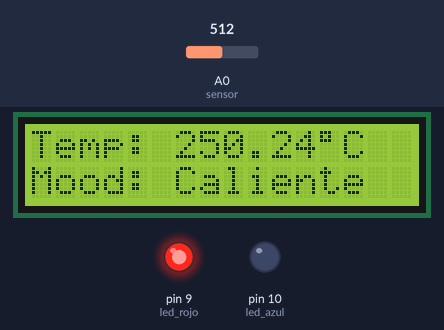
Simulated run of this sketch. Board: Arduino Uno, built with avr-gcc and run on an emulated ATmega328P. Shown: 16×2 character LCD, output pins drawn as LEDs (lit = HIGH). The inputs (shaded band) are chosen by the test bench; at power-on: A0 (sensor) = 512.

Above: at 1.2 s.
1.3 s: A0 (sensor) set to 64
At 2.3 s:
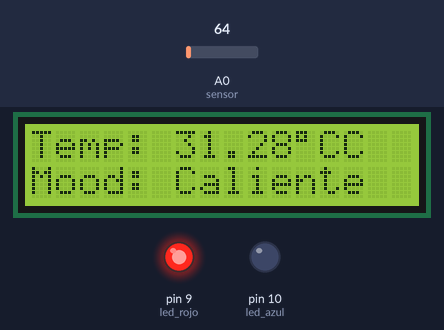
3.0 s: A0 (sensor) set to 55
At 4.0 s:
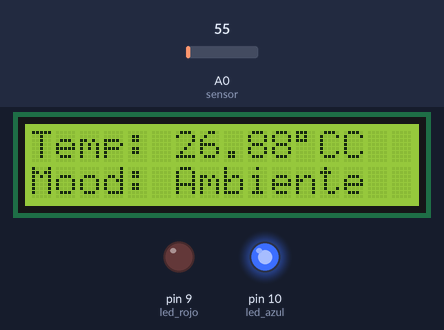
4.5 s: A0 (sensor) set to 23
At 5.6 s:
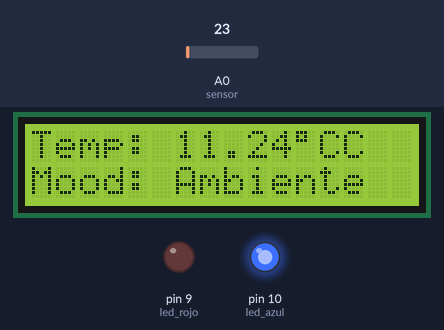
6.1 s: A0 (sensor) set to 18
At 7.2 s:
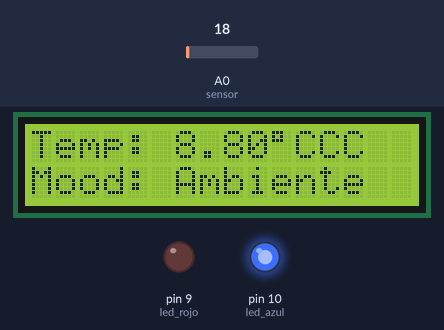
Timing chart, 0 to 8.6 s (numbered marks = the images above; inputs shaded):
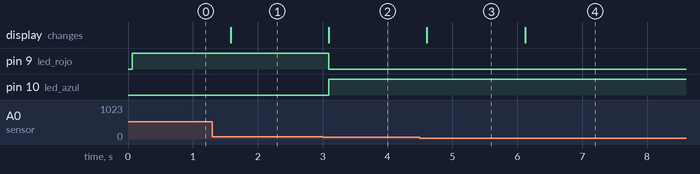

The sketch:

lcd_arduino.ino
```cpp
#include <LiquidCrystal.h>

LiquidCrystal lcd(7,6,5,4,3,2);  // indica que pines utiliza el lcd
int led_rojo = 9;
int led_azul = 10;

void setup() {
  Serial.begin(9600);
  lcd.begin(16,2);
  pinMode(led_rojo, OUTPUT);  // establecemos ambos leds como pines de salida
  pinMode(led_azul, OUTPUT);
}

void loop() {
  int sensorValue = analogRead(A0);  // leemos la lectura del sensor
  float x = (sensorValue * 5000.0)/1023;  // convertimos la lectura a voltaje: 0 - 5000 mV
  float temperatura = x/10;  // convertimmos la lectura a temperatura en grados celcius
  float voltaje = x/4;  // voltaje de 0 - 255
  // ponemos el cursor al inicio del display
  // y escribimos el valor leido de temperatura
  lcd.setCursor(0,0);
  lcd.print("Temp: ");
  lcd.print(temperatura);
  lcd.print((char)223);
  lcd.print("C");

  // ponemos el cursor en el segundo renglón del lcd
  lcd.setCursor(0,1);
  lcd.print("Mood: ");

  if (temperatura < 29.0) {
    digitalWrite(led_azul, HIGH);
    digitalWrite(led_rojo, LOW);
    lcd.print("Ambiente");
  } else {
    digitalWrite(led_azul, LOW);
    digitalWrite(led_rojo, HIGH);
    lcd.print("Caliente");
  }

  delay(500);
}
```

Measured:
- the behaviour switches between 60 and 59 on A0 (sensor) (found by bisection; images 1 and 2)
- the behaviour switches between 21 and 20 on A0 (sensor) (found by bisection; images 3 and 4)
- after the input at 1.3 s, the display: changes after 0.28 s (image 1)
- after the input at 3.0 s, pin 9 (led_rojo): HIGH → LOW after 0.09 s; pin 10 (led_azul): LOW → HIGH after 0.09 s; the display: changes after 0.09 s (image 2)
- after the input at 4.5 s, the display: changes after 0.11 s (image 3)
- after the input at 6.1 s, the display: changes at once (image 4)
